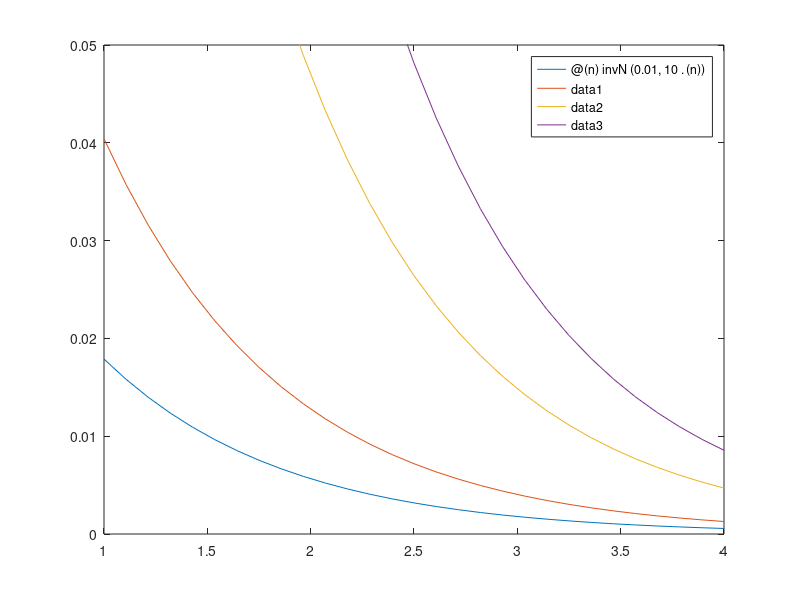

Here is the MATLAB script that generated this plot:
clc; clear;


invN = @(p,n) sqrt(-log(1-p)./pi./n);
extt = [1 4];

fplot(@(n) invN(0.01,10.^(n)), extt);
hold on;
fplot(@(n) invN(0.05,10.^(n)), extt);
fplot(@(n) invN(0.5,10.^(n)), extt);
fplot(@(n) invN(0.9,10.^(n)), extt);

axis([1 4 0 0.05]);